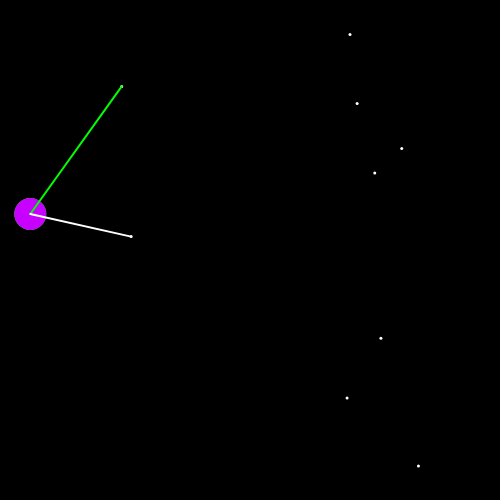
Frame 1 (no input)
Frame 60 (no input): identical to frame 1, image omitted
Frame 120 (the mouse pressed at the canvas centre since frame 60): identical to frame 1, image omitted

The p5.js sketch that drew this single still picture (run headless with seeded random() and noise() and a simulated clock; from frame 60 on, the mouse is pressed at the canvas centre):

// p5.js sketch
// ── sketch.js
const points = [];
const hull = [];

let leftMost;
let currentVertex;
let index;
let nextVertex;

function setup() {
    createCanvas(500, 500);
    for (let i = 0; i < 10; i++) {
        points.push(createVector(random(width), random(height)));
    }
    points.sort((a, b) => a.x - b.x);
    leftMost = points[0];
    currentVertex = leftMost;
    nextVertex = points[1];
    index = 2;
}

function draw() {
    background(0);
    stroke(255);
    strokeWeight(3);
    points.forEach((p) => {
        point(p.x, p.y);
    });
    stroke(0, 255, 0);
    strokeWeight(32);
    point(leftMost.x, leftMost.y);

    stroke(200, 0, 255);
    strokeWeight(32);
    point(currentVertex.x, currentVertex.y);

    stroke(0, 255, 0);
    strokeWeight(2);
    line(currentVertex.x, currentVertex.y, nextVertex.x, nextVertex.y);

    let checking = points[index];

    stroke(255);
    line(currentVertex.x, currentVertex.y, checking.x, checking.y);
}
